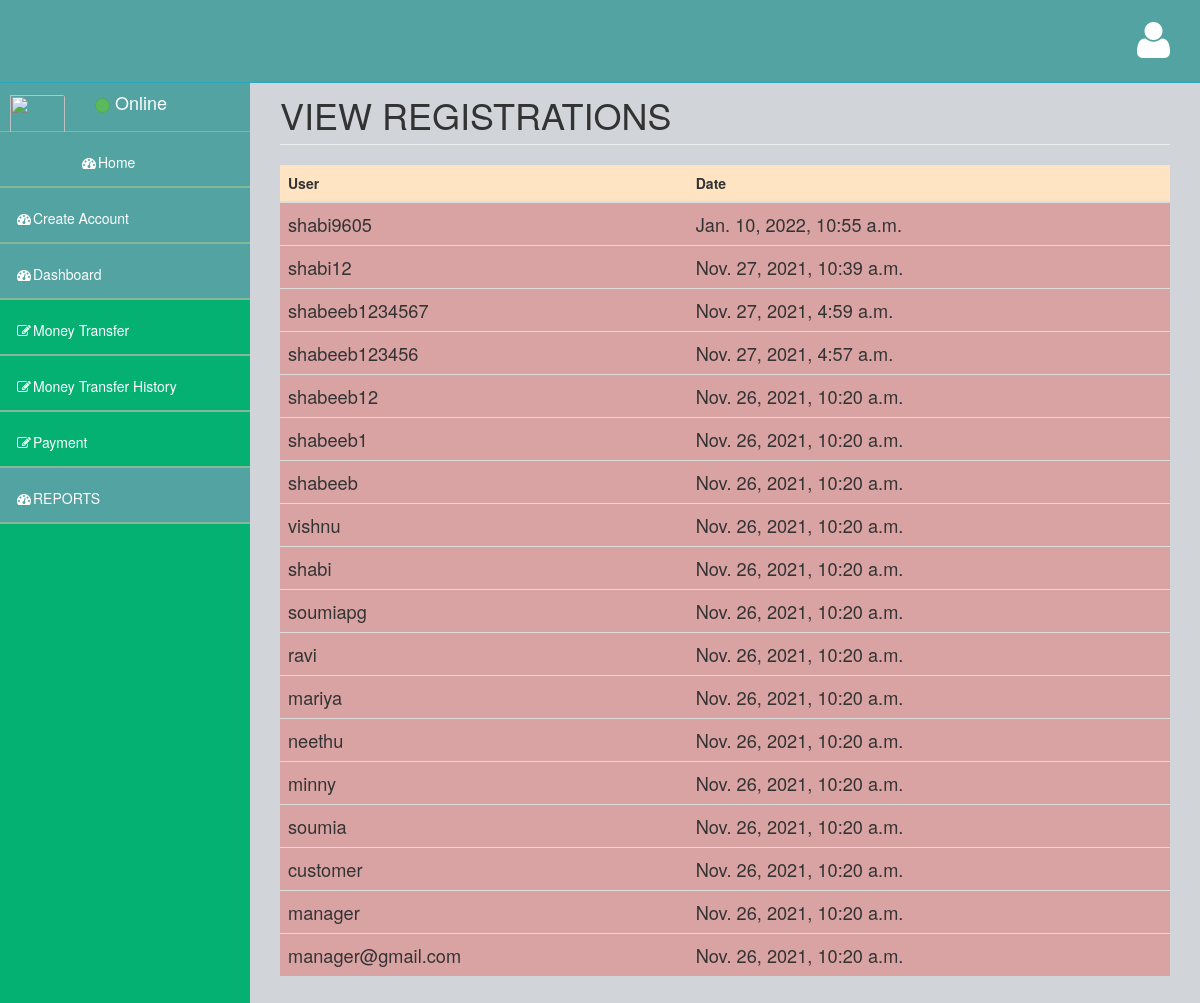
The app's page /registration_report with its own data.
### user/models.py (models this page shows, shortened)
class Register(models.Model):
    user=models.OneToOneField(User,on_delete=models.CASCADE)
    image=models.ImageField(upload_to='profile',default='user.jpg')
    account_number=models.IntegerField(blank=True,null=True)
    customer='customer'
    manager='manager'
    user_types=[(customer,'customer'),(manager,'manager')]
    user_type=models.CharField( max_length=50,choices=user_types,default=customer)
    upi=models.IntegerField()
    date=models.DateTimeField(default=timezone.now)

### user/views.py (the view)
# urls.py: path('registration_report',views.registration_report,name='registration_report'),
def registration_report(request):
    all_registrations=Register.objects.all().order_by('-id')
    return render(request,'registration_report.html',{'all_registrations':all_registrations})

### user/templates/registration_report.html (shortened to what this page needs)
{% load widget_tweaks %}
<!DOCTYPE html>
<html>
<head>
    <link href="/static/assets/plugins/bootstrap/bootstrap.css" rel="stylesheet" />
    <link href="/static/assets/font-awesome/css/font-awesome.css" rel="stylesheet" />
    <link href="/static/assets/plugins/pace/pace-theme-big-counter.css" rel="stylesheet" />
    <link href="/static/assets/css/style.css" rel="stylesheet" />
    <link href="/static/assets/css/main-style.css" rel="stylesheet" />
    <link href="/static/ssets/plugins/morris/morris-0.4.3.min.css" rel="stylesheet" />
   </head>
<body>
    <div id="wrapper">
        <nav class="navbar navbar-default navbar-fixed-top" role="navigation" id="navbar">
            <div class="navbar-header">
                <a class="navbar-brand" href="{% url 'index' %}">
                </a>
            </div>
            <ul class="nav navbar-top-links navbar-right">
                <li class="dropdown">
                    <a class="dropdown-toggle" data-toggle="dropdown" href="#">
                    </a>
                </li>
                <li class="dropdown">
                    <a class="dropdown-toggle" data-toggle="dropdown" href="#">
                    </a>
                </li>
                <li class="dropdown">
                    <a class="dropdown-toggle" data-toggle="dropdown" href="#">
                        <i class="fa fa-user fa-3x"></i>
                    </a>
                </li>
            </ul>
        </nav>
{% include 'sidebar1.html' %}
        {% block content %}
        <div id="page-wrapper">
            <div class="row">
                <div class="col-lg-12">
                    <h1 class="page-header">VIEW REGISTRATIONS</h1>
                </div>
            </div>
            <div>
               <div class="table-responsive table-shadow" style="background-color: bisque;">
                {% if all_registrations %}
                <table class="table">
                      <thead>
                        <tr>
                          <th scope="col">User</th>
                          <th scope="col">Date</th>
                        </tr>
                      </thead>
                      <tbody>
                          {% for i in all_registrations %}
                        <tr style="background-color: #d9a3a3;">
                          <td style="font-size: 1.3em;">{{ i.user.username}}</td>
                          <td style="font-size: 1.3em;">{{ i.date }}</td>
                        </tr>
                        {% endfor %}
                      </tbody>
                </table>
                {% endif %}
            </div>
            </div>
{% endblock %}
</body>
</html>

### static/assets/css/style.css (style rules this page uses)
body { background-color: #f8f8f8; }
#wrapper { width: 100%; margin-top: 55px!important; background-color:#04B173; }
#page-wrapper { padding: 0 15px; min-height: 568px; background-color:rgb(209, 212, 216); }
.navbar-top-links li { display: inline-block; }
.navbar-top-links li:last-child { margin-right: 15px; }
.navbar-top-links li a { padding: 20px; min-height: 50px; }

### static/assets/css/main-style.css (style rules this page uses)
.navbar-top-links > li > a { color: #FFFFFF; }
.nav > li > a { padding: 20px 15px; }
#navbar { background-color:rgb(83, 163, 163); }
.navbar-brand { padding-left:20px; }
.navbar-default { border-color: #27A6BE; }
@media (min-width:768px) { #page-wrapper { position: inherit; margin: 0 0 0 250px; padding: 0 30px; min-height: 1000px; } }

### records on screen
Register: user.username "shabi9605", date "Jan. 10, 2022, 10:55 a.m."
Register: user.username "shabi12", date "Nov. 27, 2021, 10:39 a.m."
Register: user.username "shabeeb1234567", date "Nov. 27, 2021, 4:59 a.m."
Register: user.username "shabeeb123456", date "Nov. 27, 2021, 4:57 a.m."
Register: user.username "shabeeb12", date "Nov. 26, 2021, 10:20 a.m."
Register: user.username "shabeeb1", date "Nov. 26, 2021, 10:20 a.m."
Register: user.username "shabeeb", date "Nov. 26, 2021, 10:20 a.m."
Register: user.username "vishnu", date "Nov. 26, 2021, 10:20 a.m."
Register: user.username "shabi", date "Nov. 26, 2021, 10:20 a.m."
Register: user.username "soumiapg", date "Nov. 26, 2021, 10:20 a.m."
Register: user.username "ravi", date "Nov. 26, 2021, 10:20 a.m."
Register: user.username "mariya", date "Nov. 26, 2021, 10:20 a.m."
Register: user.username "neethu", date "Nov. 26, 2021, 10:20 a.m."
Register: user.username "minny", date "Nov. 26, 2021, 10:20 a.m."
Register: user.username "soumia", date "Nov. 26, 2021, 10:20 a.m."
Register: user.username "customer", date "Nov. 26, 2021, 10:20 a.m."
Register: user.username "manager", date "Nov. 26, 2021, 10:20 a.m."
Register: user.username "manager@gmail.com", date "Nov. 26, 2021, 10:20 a.m."
